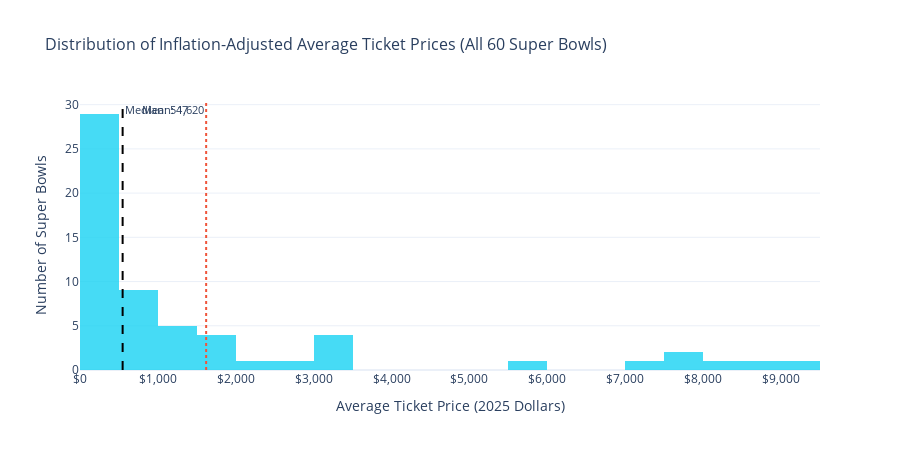

Notebook source saved alongside this figure:
### Markdown cell above
---
## Chart 3b: Distribution of All Inflation-Adjusted Averages

### Code cell
fig = go.Figure()

fig.add_trace(go.Histogram(
    x=df['avg_ticket_price_adj'],
    nbinsx=25,
    marker_color=COLORS['histogram'],
    opacity=0.8,
    name='Inflation-Adjusted Avg',
    hovertemplate='$%{x:,.0f}<br>Count: %{y}<extra></extra>'
))

median_val = df['avg_ticket_price_adj'].median()
mean_val = df['avg_ticket_price_adj'].mean()

fig.add_vline(x=median_val, line_dash="dash", line_color="black",
              annotation_text=f"Median: {median_val:,.0f}",
              annotation_font_size=11)
fig.add_vline(x=mean_val, line_dash="dot", line_color=COLORS['adjusted'],
              annotation_text=f"Mean: {mean_val:,.0f}",
              annotation_font_size=11, annotation_position="top left")

fig.update_layout(
    title=dict(
        text=f'Distribution of Inflation-Adjusted Average Ticket Prices (All 60 Super Bowls)',
        font_size=16
    ),
    xaxis_title=f'Average Ticket Price ({TARGET_YEAR} Dollars)',
    yaxis_title='Number of Super Bowls',
    xaxis_tickformat='$,.0f',
    width=900, height=450,
)

fig.show()
fig.write_image(EXPORT_DIR / "histogram_all_years_pooled.png", scale=2)

### Figure 1 — Plotly figure (JSON) as saved in the notebook; plotly's stock layout.template omitted (floating-point values rounded to 4 significant figures)
{"data": [{"hovertemplate": "$%{x:,.0f}<br>Count: %{y}<extra></extra>", "marker": {"color": "#19D3F3"}, "name": "Inflation-Adjusted Avg", "nbinsx": 25, "opacity": 0.8, "type": "histogram", "x": [115.7, 111.0, 105.3, 124.4, 119.2, 115.5, 108.8, 97.94, 119.7, 113.1, 106.2, 148.1, 133.0, 117.2, 141.7, 133.4, 129.3, 185.9, 179.5, 220.3, 212.5, 272.1, 259.6, 307.9, 354.5, 344.2, 389.8, 380.1, 422.4, 718.1, 551.5, 543.1, 628.0, 607.5, 590.7, 715.7, 874.7, 1022.0, 988.9, 1118.0, 1087.0, 1346.0, 1501.0, 1476.0, 1718.0, 1682.0, 1727.0, 2040.0, 2716.0, 3353.0, 3283.0, 3205.0, 3419.0, 5547.0, 7068.0, 7835.0, 9410.0, 8825.0, 8076.0, 7932.0]}], "layout": {"annotations": [{"font": {"size": 11}, "showarrow": false, "text": "Median: 547", "x": 547.3, "xanchor": "left", "xref": "x", "y": 1, "yanchor": "top", "yref": "y domain"}, {"font": {"size": 11}, "showarrow": false, "text": "Mean: 1,620", "x": 1620.0, "xanchor": "right", "xref": "x", "y": 1, "yanchor": "top", "yref": "y domain"}], "height": 450, "shapes": [{"line": {"color": "black", "dash": "dash"}, "type": "line", "x0": 547.3, "x1": 547.3, "xref": "x", "y0": 0, "y1": 1, "yref": "y domain"}, {"line": {"color": "#EF553B", "dash": "dot"}, "type": "line", "x0": 1620.0, "x1": 1620.0, "xref": "x", "y0": 0, "y1": 1, "yref": "y domain"}], "title": {"font": {"size": 16}, "text": "Distribution of Inflation-Adjusted Average Ticket Prices (All 60 Super Bowls)"}, "width": 900, "xaxis": {"tickformat": "$,.0f", "title": {"text": "Average Ticket Price (2025 Dollars)"}}, "yaxis": {"title": {"text": "Number of Super Bowls"}}}}
